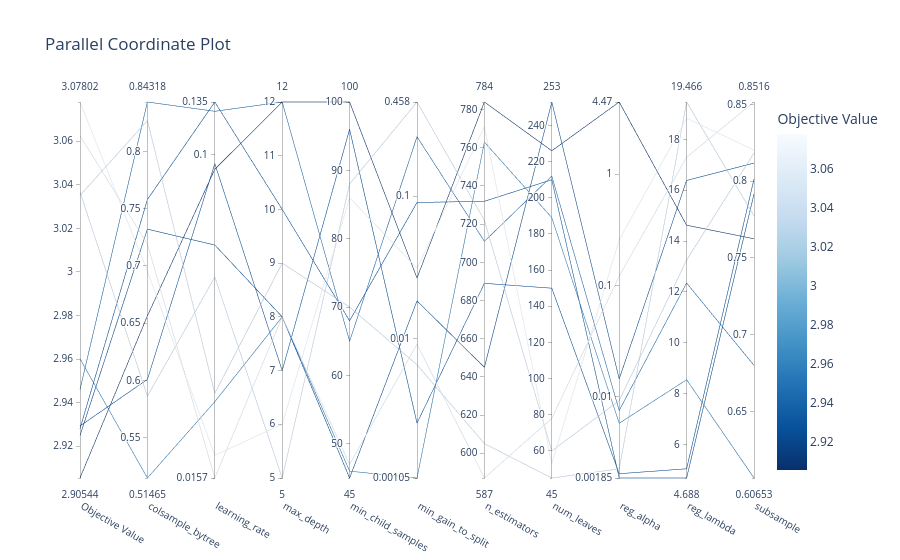

Notebook cell for this chart:
### Code cell
fig_parallel.show()

### Figure 1 — Plotly figure (JSON) as saved in the notebook; plotly's stock layout.template omitted (floating-point values rounded to 4 significant figures)
{"data": [{"dimensions": [{"label": "Objective Value", "range": [2.905, 3.078], "values": [3.037, 2.96, 3.078, 2.946, 2.925, 2.929, 2.928, 2.905, 3.035, 3.063]}, {"label": "colsample_bytree", "range": [0.5146, 0.8432], "values": [0.5862, 0.5146, 0.6953, 0.8432, 0.7321, 0.6008, 0.758, 0.6563, 0.8269, 0.7191]}, {"label": "learning_rate", "range": [-1.804, -0.8682], "ticktext": ["0.0157", "0.1", "0.135"], "tickvals": [-1.804, -1, -0.8682], "values": [-1.304, -1.614, -1.747, -0.8914, -1.224, -1.022, -0.8682, -1.036, -1.593, -1.804]}, {"label": "max_depth", "range": [5, 12], "values": [5, 8, 6, 12, 8, 7, 10, 12, 9, 8]}, {"label": "min_child_samples", "range": [45, 100], "values": [88, 46, 86, 65, 45, 96, 68, 100, 70, 47]}, {"label": "min_gain_to_split", "range": [-2.979, -0.3392], "ticktext": ["0.00105", "0.01", "0.1", "0.458"], "tickvals": [-2.979, -2, -1, -0.3392], "values": [-0.3392, -2.979, -1.506, -0.5831, -1.735, -2.593, -1.045, -1.574, -2.183, -2.039]}, {"label": "n_estimators", "range": [587, 784], "values": [722, 763, 771, 711, 645, 689, 732, 784, 605, 587]}, {"label": "num_leaves", "range": [45, 253], "values": [60, 189, 53, 212, 253, 150, 210, 226, 45, 78]}, {"label": "reg_alpha", "range": [-2.733, 0.65], "ticktext": ["0.00185", "0.01", "0.1", "1", "4.47"], "tickvals": [-2.733, -2, -1, 0, 0.65], "values": [-2.037, -2.241, -0.5906, -2.126, -1.842, -2.694, -2.733, 0.65, -2.651, -0.916]}, {"label": "reg_lambda", "range": [4.688, 19.47], "values": [13.25, 8.552, 18.83, 12.35, 16.38, 5.051, 4.688, 14.62, 19.47, 17.3]}, {"label": "subsample", "range": [0.6065, 0.8516], "values": [0.8184, 0.6065, 0.8202, 0.6799, 0.8118, 0.8014, 0.7916, 0.7625, 0.7773, 0.8516]}], "labelangle": 30, "labelside": "bottom", "line": {"color": [3.037, 2.96, 3.078, 2.946, 2.925, 2.929, 2.928, 2.905, 3.035, 3.063], "colorbar": {"title": {"text": "Objective Value"}}, "colorscale": [[0, "rgb(247,251,255)"], [0.125, "rgb(222,235,247)"], [0.25, "rgb(198,219,239)"], [0.375, "rgb(158,202,225)"], [0.5, "rgb(107,174,214)"], [0.625, "rgb(66,146,198)"], [0.75, "rgb(33,113,181)"], [0.875, "rgb(8,81,156)"], [1, "rgb(8,48,107)"]], "reversescale": true, "showscale": true}, "type": "parcoords"}], "layout": {"title": {"text": "Parallel Coordinate Plot"}}}
